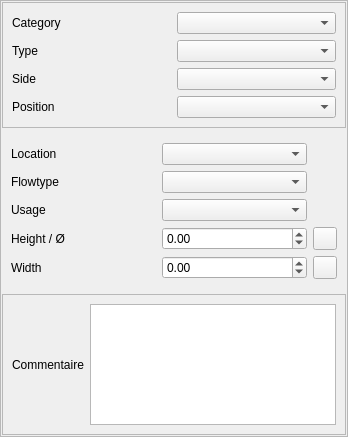
<?xml version="1.0" encoding="UTF-8"?>
<ui version="4.0">
 <class>Form_base3_levee</class>
 <widget class="QWidget" name="Form_base3_levee">
  <property name="geometry">
   <rect>
    <x>0</x>
    <y>0</y>
    <width>348</width>
    <height>437</height>
   </rect>
  </property>
  <property name="windowTitle">
   <string>Form</string>
  </property>
  <layout class="QGridLayout" name="gridLayout_3">
   <property name="leftMargin">
    <number>0</number>
   </property>
   <property name="topMargin">
    <number>0</number>
   </property>
   <property name="rightMargin">
    <number>0</number>
   </property>
   <property name="bottomMargin">
    <number>0</number>
   </property>
   <item row="0" column="0">
    <widget class="QFrame" name="frame_2">
     <property name="frameShape">
      <enum>QFrame::StyledPanel</enum>
     </property>
     <property name="frameShadow">
      <enum>QFrame::Raised</enum>
     </property>
     <layout class="QVBoxLayout" name="verticalLayout_4">
      <property name="leftMargin">
       <number>1</number>
      </property>
      <property name="topMargin">
       <number>1</number>
      </property>
      <property name="rightMargin">
       <number>1</number>
      </property>
      <property name="bottomMargin">
       <number>1</number>
      </property>
      <item>
       <widget class="QFrame" name="frame">
        <property name="frameShape">
         <enum>QFrame::StyledPanel</enum>
        </property>
        <property name="frameShadow">
         <enum>QFrame::Raised</enum>
        </property>
        <layout class="QGridLayout" name="gridLayout">
         <item row="0" column="1">
          <widget class="QComboBox" name="comboBox_cat"/>
         </item>
         <item row="0" column="0">
          <widget class="QLabel" name="label_11">
           <property name="text">
            <string>Category</string>
           </property>
          </widget>
         </item>
         <item row="1" column="0">
          <widget class="QLabel" name="label_3">
           <property name="text">
            <string>Type</string>
           </property>
          </widget>
         </item>
         <item row="2" column="0">
          <widget class="QLabel" name="label_4">
           <property name="text">
            <string>Side</string>
           </property>
          </widget>
         </item>
         <item row="3" column="0">
          <widget class="QLabel" name="label_12">
           <property name="text">
            <string>Position</string>
           </property>
          </widget>
         </item>
         <item row="1" column="1">
          <widget class="QComboBox" name="comboBox_type"/>
         </item>
         <item row="2" column="1">
          <widget class="QComboBox" name="comboBox_cote"/>
         </item>
         <item row="3" column="1">
          <widget class="QComboBox" name="comboBox_position"/>
         </item>
        </layout>
       </widget>
      </item>
      <item>
       <widget class="QStackedWidget" name="stackedWidget">
        <property name="currentIndex">
         <number>0</number>
        </property>
        <widget class="QWidget" name="page">
         <layout class="QGridLayout" name="gridLayout_4">
          <item row="3" column="0">
           <widget class="QLabel" name="label_8">
            <property name="text">
             <string>Height / Ø</string>
            </property>
           </widget>
          </item>
          <item row="2" column="0">
           <widget class="QLabel" name="label_7">
            <property name="text">
             <string>Usage</string>
            </property>
           </widget>
          </item>
          <item row="3" column="2">
           <widget class="QToolButton" name="toolButton_calch">
            <property name="text">
             <string/>
            </property>
            <property name="icon">
             <iconset>
              <normaloff>:/plugins/Lamia/icons/numpad.png</normaloff>:/plugins/Lamia/icons/numpad.png</iconset>
            </property>
           </widget>
          </item>
          <item row="1" column="1">
           <widget class="QComboBox" name="comboBox_ecoulement"/>
          </item>
          <item row="0" column="0">
           <widget class="QLabel" name="label_5">
            <property name="text">
             <string>Location</string>
            </property>
           </widget>
          </item>
          <item row="0" column="1">
           <widget class="QComboBox" name="comboBox_implantation"/>
          </item>
          <item row="1" column="0">
           <widget class="QLabel" name="label_6">
            <property name="text">
             <string>Flowtype</string>
            </property>
           </widget>
          </item>
          <item row="2" column="1">
           <widget class="QComboBox" name="comboBox_utilisation"/>
          </item>
          <item row="3" column="1">
           <widget class="QDoubleSpinBox" name="doubleSpinBox_dimvert">
            <property name="minimum">
             <double>-1.000000000000000</double>
            </property>
           </widget>
          </item>
          <item row="4" column="0">
           <widget class="QLabel" name="label_10">
            <property name="text">
             <string>Width</string>
            </property>
           </widget>
          </item>
          <item row="4" column="1">
           <widget class="QDoubleSpinBox" name="doubleSpinBox_dimhoriz">
            <property name="minimum">
             <double>-1.000000000000000</double>
            </property>
           </widget>
          </item>
          <item row="4" column="2">
           <widget class="QToolButton" name="toolButton__calcv">
            <property name="text">
             <string/>
            </property>
            <property name="icon">
             <iconset>
              <normaloff>:/plugins/Lamia/icons/numpad.png</normaloff>:/plugins/Lamia/icons/numpad.png</iconset>
            </property>
           </widget>
          </item>
         </layout>
        </widget>
        <widget class="QWidget" name="page_2">
         <layout class="QGridLayout" name="gridLayout_5">
          <item row="1" column="1">
           <widget class="QComboBox" name="comboBox_securite"/>
          </item>
          <item row="1" column="0">
           <widget class="QLabel" name="label_14">
            <property name="text">
             <string>Safety</string>
            </property>
           </widget>
          </item>
          <item row="2" column="1">
           <spacer name="verticalSpacer_2">
            <property name="orientation">
             <enum>Qt::Vertical</enum>
            </property>
            <property name="sizeHint" stdset="0">
             <size>
              <width>20</width>
              <height>40</height>
             </size>
            </property>
           </spacer>
          </item>
         </layout>
        </widget>
       </widget>
      </item>
      <item>
       <widget class="QFrame" name="frame_3">
        <property name="frameShape">
         <enum>QFrame::StyledPanel</enum>
        </property>
        <property name="frameShadow">
         <enum>QFrame::Raised</enum>
        </property>
        <layout class="QGridLayout" name="gridLayout_2">
         <item row="0" column="1">
          <widget class="QTextBrowser" name="textBrowser_comm">
           <property name="readOnly">
            <bool>false</bool>
           </property>
          </widget>
         </item>
         <item row="0" column="0">
          <widget class="QLabel" name="label_9">
           <property name="text">
            <string>Commentaire</string>
           </property>
          </widget>
         </item>
        </layout>
       </widget>
      </item>
      <item>
       <spacer name="verticalSpacer">
        <property name="orientation">
         <enum>Qt::Vertical</enum>
        </property>
        <property name="sizeHint" stdset="0">
         <size>
          <width>20</width>
          <height>40</height>
         </size>
        </property>
       </spacer>
      </item>
     </layout>
    </widget>
   </item>
  </layout>
 </widget>
 <resources/>
 <connections/>
</ui>
